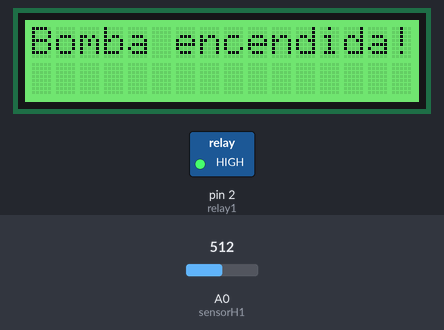
Bench run of a sketch on a simulated Arduino Uno, built with avr-gcc and run on an emulated ATmega328P. Shown: 16×2 character LCD, switched loads named in the sketch (green lamp = pin HIGH). Inputs (shaded band) come from the test bench; at power-on: A0 (sensorH1) = 512. What the sketch prints to the serial monitor is not drawn.

Above: at 1.2 s.
1.3 s: A0 (sensorH1) set to 716
At 11.9 s:
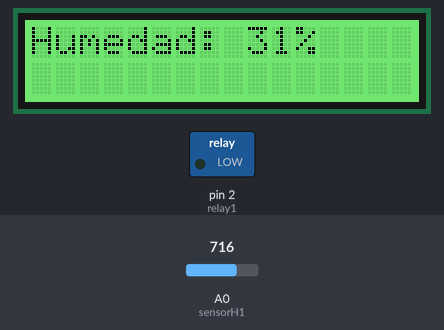
12.6 s: A0 (sensorH1) set to 900
At 22.9 s:
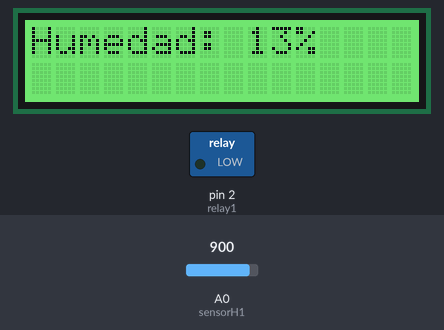
24.6 s: A0 (sensorH1) set to 1023
At 33.8 s:
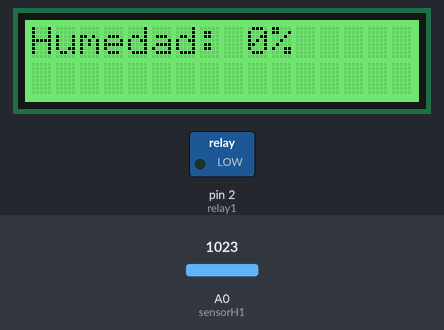
Timing chart, 0 to 35.7 s (numbered marks = the images above; inputs shaded):
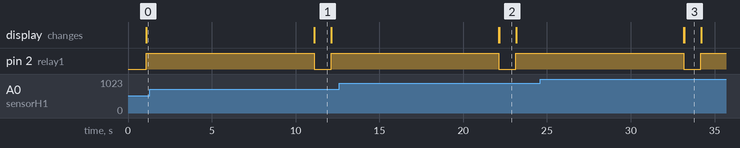

The sketch:

prueba1Humedad.ino
```cpp
// LCD
#include <Wire.h>
#include "rgb_lcd.h"

rgb_lcd lcd;

const int colorR = 70;
const int colorG = 226;
const int colorB = 70;
// LCD

//Se define el sensor de humedad en el pin A0
#define sensorH1 A0
//Se define el relay que estara conectado a la bomba de agua en el pin 2
#define relay1 2

void setup(){
  //Se declara el sensor de humedad como entrada de señal
  pinMode(sensorH1, INPUT);
  //Se declara el relay como salida de señal
  pinMode(relay1, OUTPUT);
  //Abre el puerto serie y fija la velocidad en baudios para la transmisión de datos en serie.
  Serial.begin(9600);

  // LCD
  lcd.begin(16,2);
  lcd.setRGB(colorR, colorG, colorB);
}

void loop(){
  //Se hace la lectura analoga del pin A0 (sensorH1) y se pasa por la funcion map() para ajustar los
  //valores leidos a los porcentajes que queremos utilizar
  int valorHumedad1 = map(analogRead(sensorH1), 0, 1023, 100, 0);
  //Se utiliza para imprimir la Humedad en el monitor

  Serial.print("Humedad: ");
  Serial.print(valorHumedad1);
  Serial.println("%");

  // LCD
  lcd.clear();
  lcd.write("Humedad: ");
  lcd.print(valorHumedad1);
  lcd.write("%");
  delay(1000);
  // LCD

  //En este if realizamos una verificacion de la humedad para añadirle agua a la planta
  //si la planta tiene una humedad menor a 75%.
  if (valorHumedad1 <= 75){
    //Se manda una señal para que prenda el relay y mande el agua.
    digitalWrite(relay1,1);
    lcd.clear();
    lcd.write("Bomba encendida!");
    delay(10000);
    lcd.clear();
    digitalWrite(relay1,0);
  }
  else{
    //Se manda la señal de apagar el relay para que detenga el agua.
    digitalWrite(relay1,0);
  }


}
```

Measured:
- what the display in image 1 shows lasts 1.0 s, from 11.1 s to 12.1 s
